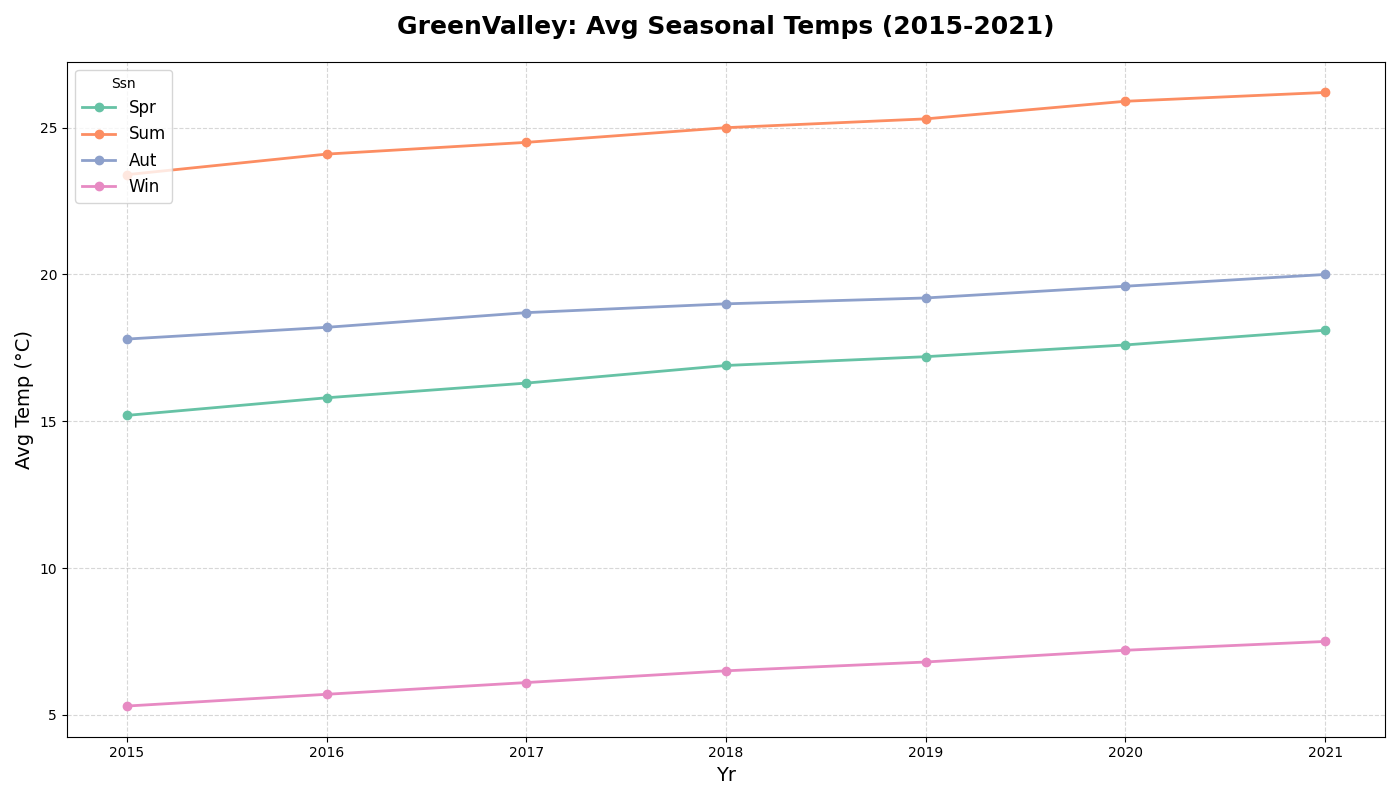

Generate this figure with Python:
import matplotlib.pyplot as plt
import numpy as np

# Data: Annual average temperatures in GreenValley for each season from 2015 to 2021
years = np.array([2015, 2016, 2017, 2018, 2019, 2020, 2021])
spring_temps = np.array([15.2, 15.8, 16.3, 16.9, 17.2, 17.6, 18.1])
summer_temps = np.array([23.4, 24.1, 24.5, 25.0, 25.3, 25.9, 26.2])
autumn_temps = np.array([17.8, 18.2, 18.7, 19.0, 19.2, 19.6, 20.0])
winter_temps = np.array([5.3, 5.7, 6.1, 6.5, 6.8, 7.2, 7.5])

colors = ['#66c2a5', '#fc8d62', '#8da0cb', '#e78ac3']

plt.figure(figsize=(14, 8))

plt.plot(years, spring_temps, color=colors[0], marker='o', linestyle='-', linewidth=2, markersize=6, label='Spr')
plt.plot(years, summer_temps, color=colors[1], marker='o', linestyle='-', linewidth=2, markersize=6, label='Sum')
plt.plot(years, autumn_temps, color=colors[2], marker='o', linestyle='-', linewidth=2, markersize=6, label='Aut')
plt.plot(years, winter_temps, color=colors[3], marker='o', linestyle='-', linewidth=2, markersize=6, label='Win')

plt.title('GreenValley: Avg Seasonal Temps (2015-2021)', fontsize=18, fontweight='bold', pad=20)
plt.xlabel('Yr', fontsize=14)
plt.ylabel('Avg Temp (°C)', fontsize=14)

plt.grid(True, linestyle='--', alpha=0.5)

plt.legend(loc='upper left', title="Ssn", fontsize=12)

plt.xticks(years)

plt.tight_layout()

plt.show()
